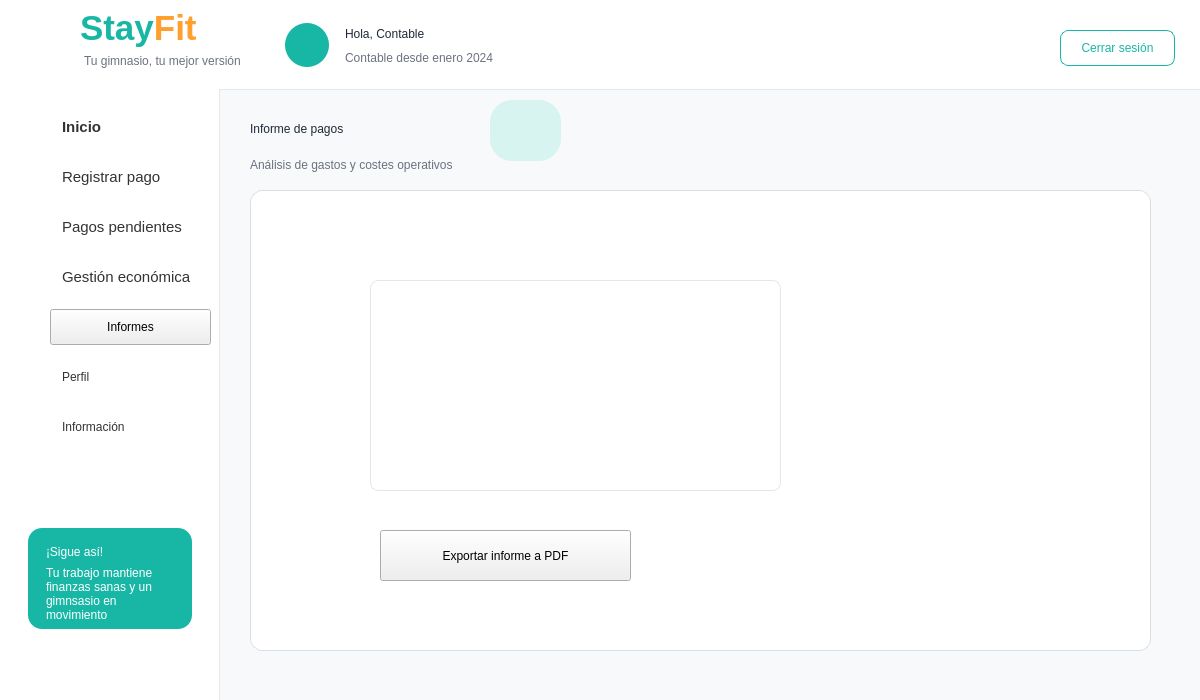
<?xml version="1.0" encoding="UTF-8"?>
<ui version="4.0">
 <class>MainWindow</class>
 <widget class="QMainWindow" name="MainWindow">
  <property name="geometry">
   <rect>
    <x>0</x>
    <y>0</y>
    <width>1200</width>
    <height>700</height>
   </rect>
  </property>
  <property name="windowTitle">
   <string>StayFit - Panel Cliente</string>
  </property>
  <property name="styleSheet">
   <string notr="true">QMainWindow { background-color: #F7F9FA; }
QLabel { background: transparent; color: #1F2937; font-family: &quot;Segoe UI&quot;; }
QPushButton { font-family: &quot;Segoe UI&quot;; }
QFrame#frameHeader { background-color: white; border-bottom: 1px solid #E5E7EB; }
QFrame#frameMenu { background-color: white; border-right: 1px solid #E5E7EB; }
QFrame#frameContenido { background-color: #F7F9FA; border: none; }
QFrame#card1, QFrame#card2, QFrame#card3, QFrame#card4, QFrame#cardTabla, QFrame#cardPago, QFrame#cardActividad, QFrame#cardConsejo, QFrame#cardMotivacion, QFrame#cardSigue { background-color: white; border: 1px solid #E6E6E6; border-radius: 12px; }
QPushButton#btnInicio { background-color: #18B7A5; color: white; border-radius: 8px; text-align: left; padding-left: 22px; font: bold 11pt &quot;Segoe UI&quot;; }
QPushButton#btnClases, QPushButton#btnInscripciones, QPushButton#btnPagos, QPushButton#btnEstadisticas, QPushButton#btnCalorias, QPushButton#btnPerfil, QPushButton#btnInformacion { background-color: transparent; color: #333333; border: none; text-align: left; padding-left: 22px; font: 11pt &quot;Segoe UI&quot;; }
QPushButton#btnClases:hover, QPushButton#btnInscripciones:hover, QPushButton#btnPagos:hover, QPushButton#btnEstadisticas:hover, QPushButton#btnCalorias:hover, QPushButton#btnPerfil:hover, QPushButton#btnInformacion:hover { background-color: #E6F7F5; border-radius: 8px; }
QPushButton#btnCerrarSesion { background-color: white; color: #18B7A5; border: 1px solid #18B7A5; border-radius: 8px; font: bold 10pt &quot;Segoe UI&quot;; }
QPushButton#btnVerInscripciones { background-color: #18B7A5; color: white; border: none; border-radius: 8px; font: bold 10pt &quot;Segoe UI&quot;; }
QPushButton#btnMini { background-color: transparent; color: #00A896; border: none; font: bold 9pt &quot;Segoe UI&quot;; }
QTableWidget { background-color: white; border: 1px solid #E6E6E6; border-radius: 8px; gridline-color: #E6E6E6; font: 9pt &quot;Segoe UI&quot;; }
QHeaderView::section { background-color: white; color: #1F2937; font: bold 9pt &quot;Segoe UI&quot;; border: none; border-bottom: 1px solid #E6E6E6; padding: 6px; }</string>
  </property>
  <widget class="QWidget" name="centralwidget">
   <widget class="QFrame" name="frameHeader">
    <property name="geometry">
     <rect>
      <x>0</x>
      <y>0</y>
      <width>1201</width>
      <height>90</height>
     </rect>
    </property>
    <property name="frameShape">
     <enum>QFrame::NoFrame</enum>
    </property>
    <widget class="QLabel" name="lblLogoIcono">
     <property name="geometry">
      <rect>
       <x>18</x>
       <y>10</y>
       <width>65</width>
       <height>65</height>
      </rect>
     </property>
     <property name="styleSheet">
      <string notr="true">font: 28pt &quot;Segoe UI Emoji&quot;; color: #18B7A5;</string>
     </property>
     <property name="text">
      <string/>
     </property>
     <property name="pixmap">
      <pixmap>src/vista/imagenes/logo_stayfit.png</pixmap>
     </property>
     <property name="scaledContents">
      <bool>true</bool>
     </property>
    </widget>
    <widget class="QLabel" name="labelStayFitHeader">
     <property name="geometry">
      <rect>
       <x>80</x>
       <y>8</y>
       <width>170</width>
       <height>40</height>
      </rect>
     </property>
     <property name="text">
      <string>&lt;html&gt;&lt;head/&gt;&lt;body&gt;&lt;p&gt;&lt;span style=&quot; font-size:26pt; font-weight:700; color:#18B7A5;&quot;&gt;Stay&lt;/span&gt;&lt;span style=&quot; font-size:26pt; font-weight:700; color:#FF9F2E;&quot;&gt;Fit&lt;/span&gt;&lt;/p&gt;&lt;/body&gt;&lt;/html&gt;</string>
     </property>
    </widget>
    <widget class="QLabel" name="labelSubtituloHeader">
     <property name="geometry">
      <rect>
       <x>84</x>
       <y>52</y>
       <width>170</width>
       <height>18</height>
      </rect>
     </property>
     <property name="styleSheet">
      <string notr="true">color: #6B7280; font: 9pt &quot;Segoe UI&quot;;</string>
     </property>
     <property name="text">
      <string>Tu gimnasio, tu mejor versión</string>
     </property>
    </widget>
    <widget class="QLabel" name="lblAvatarCliente">
     <property name="geometry">
      <rect>
       <x>285</x>
       <y>23</y>
       <width>44</width>
       <height>44</height>
      </rect>
     </property>
     <property name="styleSheet">
      <string notr="true">background-color: #18B7A5; color: white; border-radius: 22px; font: 20pt &quot;Segoe UI Emoji&quot;;</string>
     </property>
     <property name="text">
      <string/>
     </property>
     <property name="pixmap">
      <pixmap>src/vista/imagenes/usuario.png</pixmap>
     </property>
     <property name="scaledContents">
      <bool>true</bool>
     </property>
    </widget>
    <widget class="QLabel" name="lblNombreCliente">
     <property name="geometry">
      <rect>
       <x>345</x>
       <y>22</y>
       <width>270</width>
       <height>24</height>
      </rect>
     </property>
     <property name="styleSheet">
      <string notr="true">font: bold 13pt &quot;Segoe UI&quot;; color: #1F2937;</string>
     </property>
     <property name="text">
      <string>Hola, Contable</string>
     </property>
    </widget>
    <widget class="QLabel" name="lblFechaAltaEntrenador">
     <property name="geometry">
      <rect>
       <x>345</x>
       <y>48</y>
       <width>191</width>
       <height>20</height>
      </rect>
     </property>
     <property name="styleSheet">
      <string notr="true">font: 10pt &quot;Segoe UI&quot;; color: #6B7280;</string>
     </property>
     <property name="text">
      <string>Contable desde enero 2024</string>
     </property>
    </widget>
    <widget class="QPushButton" name="btnCerrarSesion">
     <property name="geometry">
      <rect>
       <x>1060</x>
       <y>30</y>
       <width>115</width>
       <height>36</height>
      </rect>
     </property>
     <property name="text">
      <string>Cerrar sesión</string>
     </property>
    </widget>
   </widget>
   <widget class="QFrame" name="frameMenu">
    <property name="geometry">
     <rect>
      <x>0</x>
      <y>89</y>
      <width>220</width>
      <height>611</height>
     </rect>
    </property>
    <property name="frameShape">
     <enum>QFrame::NoFrame</enum>
    </property>
    <widget class="QPushButton" name="btnInformes">
     <property name="geometry">
      <rect>
       <x>50</x>
       <y>220</y>
       <width>161</width>
       <height>36</height>
      </rect>
     </property>
     <property name="text">
      <string>Informes</string>
     </property>
    </widget>
    <widget class="QPushButton" name="btnRegistrarPago">
     <property name="geometry">
      <rect>
       <x>50</x>
       <y>70</y>
       <width>150</width>
       <height>36</height>
      </rect>
     </property>
     <property name="font">
      <font>
       <family>Segoe UI</family>
       <pointsize>11</pointsize>
      </font>
     </property>
     <property name="styleSheet">
      <string notr="true">QPushButton {
    background-color: transparent;
    border: none;
    border-radius: 8px;
    padding: 8px 12px;
    text-align: left;
    color: #333333;
}

QPushButton:hover {
    background-color: #E8F8F5;
}

QPushButton:checked {
    background-color: #DDF7F3;
    color: #333333;
    font-weight: bold;
}</string>
     </property>
     <property name="text">
      <string>Registrar pago</string>
     </property>
     <property name="flat">
      <bool>true</bool>
     </property>
    </widget>
    <widget class="QPushButton" name="btnGestionEconomica">
     <property name="geometry">
      <rect>
       <x>50</x>
       <y>170</y>
       <width>161</width>
       <height>36</height>
      </rect>
     </property>
     <property name="font">
      <font>
       <family>Segoe UI</family>
       <pointsize>11</pointsize>
      </font>
     </property>
     <property name="styleSheet">
      <string notr="true">QPushButton {
    background-color: transparent;
    border: none;
    border-radius: 8px;
    padding: 8px 12px;
    text-align: left;
    color: #333333;
}

QPushButton:hover {
    background-color: #E8F8F5;
}

QPushButton:checked {
    background-color: #DDF7F3;
    color: #333333;
    font-weight: bold;
}</string>
     </property>
     <property name="text">
      <string>Gestión económica</string>
     </property>
     <property name="flat">
      <bool>true</bool>
     </property>
    </widget>
    <widget class="QPushButton" name="btnPerfil">
     <property name="geometry">
      <rect>
       <x>50</x>
       <y>270</y>
       <width>150</width>
       <height>36</height>
      </rect>
     </property>
     <property name="styleSheet">
      <string notr="true">QPushButton {
    background-color: transparent;
    border: none;
    border-radius: 8px;
    padding: 8px 12px;
    text-align: left;
    color: #333333;
}

QPushButton:hover {
    background-color: #E8F8F5;
}

QPushButton:checked {
    background-color: #DDF7F3;
    color: #333333;
    font-weight: bold;
}
</string>
     </property>
     <property name="text">
      <string>Perfil</string>
     </property>
    </widget>
    <widget class="QPushButton" name="btnInformacion">
     <property name="geometry">
      <rect>
       <x>50</x>
       <y>320</y>
       <width>150</width>
       <height>36</height>
      </rect>
     </property>
     <property name="styleSheet">
      <string notr="true">QPushButton {
    background-color: transparent;
    border: none;
    border-radius: 8px;
    padding: 8px 12px;
    text-align: left;
    color: #333333;
}

QPushButton:hover {
    background-color: #E8F8F5;
}

QPushButton:checked {
    background-color: #DDF7F3;
    color: #333333;
    font-weight: bold;
}</string>
     </property>
     <property name="text">
      <string>Información</string>
     </property>
    </widget>
    <widget class="QFrame" name="cardSigue">
     <property name="geometry">
      <rect>
       <x>28</x>
       <y>439</y>
       <width>164</width>
       <height>101</height>
      </rect>
     </property>
     <property name="styleSheet">
      <string notr="true">QFrame#cardSigue { background-color: #18B7A5; border-radius: 14px; border: none; }</string>
     </property>
     <widget class="QLabel" name="lblSigue">
      <property name="geometry">
       <rect>
        <x>18</x>
        <y>12</y>
        <width>130</width>
        <height>24</height>
       </rect>
      </property>
      <property name="styleSheet">
       <string notr="true">color:white; font:bold 11pt &quot;Segoe UI&quot;;</string>
      </property>
      <property name="text">
       <string>¡Sigue así!</string>
      </property>
     </widget>
     <widget class="QLabel" name="lblSigueTexto">
      <property name="geometry">
       <rect>
        <x>18</x>
        <y>35</y>
        <width>130</width>
        <height>61</height>
       </rect>
      </property>
      <property name="styleSheet">
       <string notr="true">color:white; font:9pt &quot;Segoe UI&quot;;</string>
      </property>
      <property name="text">
       <string>Tu trabajo mantiene finanzas sanas y un gimnsasio en movimiento</string>
      </property>
      <property name="wordWrap">
       <bool>true</bool>
      </property>
     </widget>
    </widget>
    <widget class="QLabel" name="label">
     <property name="geometry">
      <rect>
       <x>20</x>
       <y>30</y>
       <width>20</width>
       <height>20</height>
      </rect>
     </property>
     <property name="text">
      <string/>
     </property>
     <property name="pixmap">
      <pixmap>src/vista/imagenes/casa_inicio.png</pixmap>
     </property>
     <property name="scaledContents">
      <bool>true</bool>
     </property>
    </widget>
    <widget class="QLabel" name="label_10">
     <property name="geometry">
      <rect>
       <x>20</x>
       <y>280</y>
       <width>23</width>
       <height>23</height>
      </rect>
     </property>
     <property name="text">
      <string/>
     </property>
     <property name="pixmap">
      <pixmap>src/vista/imagenes/usuario.png</pixmap>
     </property>
     <property name="scaledContents">
      <bool>true</bool>
     </property>
    </widget>
    <widget class="QLabel" name="label_11">
     <property name="geometry">
      <rect>
       <x>20</x>
       <y>330</y>
       <width>23</width>
       <height>23</height>
      </rect>
     </property>
     <property name="text">
      <string/>
     </property>
     <property name="pixmap">
      <pixmap>src/vista/imagenes/informacion.png</pixmap>
     </property>
     <property name="scaledContents">
      <bool>true</bool>
     </property>
    </widget>
    <widget class="QLabel" name="label_12">
     <property name="geometry">
      <rect>
       <x>20</x>
       <y>80</y>
       <width>20</width>
       <height>20</height>
      </rect>
     </property>
     <property name="text">
      <string/>
     </property>
     <property name="pixmap">
      <pixmap>src/vista/imagenes/caja-registradora.png</pixmap>
     </property>
     <property name="scaledContents">
      <bool>true</bool>
     </property>
    </widget>
    <widget class="QLabel" name="label_3">
     <property name="geometry">
      <rect>
       <x>20</x>
       <y>130</y>
       <width>20</width>
       <height>20</height>
      </rect>
     </property>
     <property name="styleSheet">
      <string notr="true">image: url(./src/vista/imagenes/tarjeta-de-credito.png)</string>
     </property>
     <property name="text">
      <string/>
     </property>
    </widget>
    <widget class="QLabel" name="label_4">
     <property name="geometry">
      <rect>
       <x>20</x>
       <y>180</y>
       <width>20</width>
       <height>20</height>
      </rect>
     </property>
     <property name="styleSheet">
      <string notr="true">image: url(./src/vista/imagenes/cartera.png)</string>
     </property>
     <property name="text">
      <string/>
     </property>
    </widget>
    <widget class="QLabel" name="label_8">
     <property name="geometry">
      <rect>
       <x>20</x>
       <y>230</y>
       <width>23</width>
       <height>23</height>
      </rect>
     </property>
     <property name="styleSheet">
      <string notr="true">image: url(./src/vista/imagenes/grafico-de-barras.png)</string>
     </property>
     <property name="text">
      <string/>
     </property>
    </widget>
    <widget class="QPushButton" name="btnPagosPendientes">
     <property name="geometry">
      <rect>
       <x>50</x>
       <y>120</y>
       <width>150</width>
       <height>36</height>
      </rect>
     </property>
     <property name="font">
      <font>
       <family>Segoe UI</family>
       <pointsize>11</pointsize>
      </font>
     </property>
     <property name="styleSheet">
      <string notr="true">QPushButton {
    background-color: transparent;
    border: none;
    border-radius: 8px;
    padding: 8px 12px;
    text-align: left;
    color: #333333;
}

QPushButton:hover {
    background-color: #E8F8F5;
}

QPushButton:checked {
    background-color: #DDF7F3;
    color: #333333;
    font-weight: bold;
}

</string>
     </property>
     <property name="text">
      <string>Pagos pendientes</string>
     </property>
     <property name="flat">
      <bool>true</bool>
     </property>
    </widget>
    <widget class="QPushButton" name="btnInicio">
     <property name="geometry">
      <rect>
       <x>50</x>
       <y>20</y>
       <width>150</width>
       <height>36</height>
      </rect>
     </property>
     <property name="font">
      <font>
       <family>Segoe UI</family>
       <pointsize>11</pointsize>
       <weight>75</weight>
       <italic>false</italic>
       <bold>true</bold>
      </font>
     </property>
     <property name="mouseTracking">
      <bool>false</bool>
     </property>
     <property name="tabletTracking">
      <bool>false</bool>
     </property>
     <property name="styleSheet">
      <string notr="true">QPushButton {
    background-color: transparent;
    border: none;
    border-radius: 8px;
    padding: 8px 12px;
    text-align: left;
    color: #333333;
}

QPushButton:hover {
    background-color: #E8F8F5;
}

QPushButton:checked {
    background-color: #DDF7F3;
    color: #333333;
    font-weight: bold;
}</string>
     </property>
     <property name="text">
      <string>Inicio</string>
     </property>
     <property name="checkable">
      <bool>true</bool>
     </property>
     <property name="checked">
      <bool>false</bool>
     </property>
     <property name="flat">
      <bool>false</bool>
     </property>
    </widget>
   </widget>
   <widget class="QFrame" name="frameContenido">
    <property name="geometry">
     <rect>
      <x>220</x>
      <y>90</y>
      <width>981</width>
      <height>611</height>
     </rect>
    </property>
    <property name="frameShape">
     <enum>QFrame::NoFrame</enum>
    </property>
    <widget class="QLabel" name="lblBienvenida">
     <property name="geometry">
      <rect>
       <x>30</x>
       <y>22</y>
       <width>300</width>
       <height>34</height>
      </rect>
     </property>
     <property name="styleSheet">
      <string notr="true">font:bold 20pt &quot;Segoe UI&quot;; color:#1F2937;</string>
     </property>
     <property name="text">
      <string>Informe de pagos</string>
     </property>
    </widget>
    <widget class="QLabel" name="lblResumen">
     <property name="geometry">
      <rect>
       <x>30</x>
       <y>65</y>
       <width>470</width>
       <height>20</height>
      </rect>
     </property>
     <property name="styleSheet">
      <string notr="true">font:9pt &quot;Segoe UI&quot;; color:#6B7280;</string>
     </property>
     <property name="text">
      <string>Análisis de gastos y costes operativos</string>
     </property>
    </widget>
    <widget class="QLabel" name="label_17">
     <property name="geometry">
      <rect>
       <x>280</x>
       <y>480</y>
       <width>47</width>
       <height>13</height>
      </rect>
     </property>
     <property name="text">
      <string/>
     </property>
    </widget>
    <widget class="QLabel" name="label_18">
     <property name="geometry">
      <rect>
       <x>-160</x>
       <y>0</y>
       <width>1391</width>
       <height>621</height>
      </rect>
     </property>
     <property name="styleSheet">
      <string notr="true">image:url(./src/vista/imagenes/reborde_ola.png)</string>
     </property>
     <property name="text">
      <string/>
     </property>
    </widget>
    <widget class="QFrame" name="card2_3">
     <property name="geometry">
      <rect>
       <x>30</x>
       <y>100</y>
       <width>901</width>
       <height>461</height>
      </rect>
     </property>
     <property name="styleSheet">
      <string notr="true">#card2_3 {
    background-color: #FFFFFF;
    border: 1px solid #DADDE2;
    border-radius: 12px;
}</string>
     </property>
     <widget class="QTableWidget" name="tablaInformePagos">
      <property name="geometry">
       <rect>
        <x>120</x>
        <y>90</y>
        <width>411</width>
        <height>211</height>
       </rect>
      </property>
     </widget>
     <widget class="QPushButton" name="btnExportarPDF">
      <property name="geometry">
       <rect>
        <x>130</x>
        <y>340</y>
        <width>251</width>
        <height>51</height>
       </rect>
      </property>
      <property name="text">
       <string>Exportar informe a PDF</string>
      </property>
     </widget>
    </widget>
    <widget class="QLabel" name="label_20">
     <property name="geometry">
      <rect>
       <x>285</x>
       <y>20</y>
       <width>41</width>
       <height>41</height>
      </rect>
     </property>
     <property name="text">
      <string/>
     </property>
     <property name="pixmap">
      <pixmap>../imagenes/grafico.png</pixmap>
     </property>
     <property name="scaledContents">
      <bool>true</bool>
     </property>
    </widget>
    <widget class="QLabel" name="lblIconAs_4">
     <property name="geometry">
      <rect>
       <x>270</x>
       <y>10</y>
       <width>71</width>
       <height>61</height>
      </rect>
     </property>
     <property name="styleSheet">
      <string notr="true">background-color:#D8F4F0; color:#18B7A5; border-radius:22px; font:bold 20pt &quot;Segoe UI&quot;;</string>
     </property>
     <property name="text">
      <string/>
     </property>
    </widget>
    <zorder>lblIconAs_4</zorder>
    <zorder>label_18</zorder>
    <zorder>lblBienvenida</zorder>
    <zorder>lblResumen</zorder>
    <zorder>label_17</zorder>
    <zorder>card2_3</zorder>
    <zorder>label_20</zorder>
   </widget>
  </widget>
 </widget>
 <resources/>
 <connections/>
</ui>
